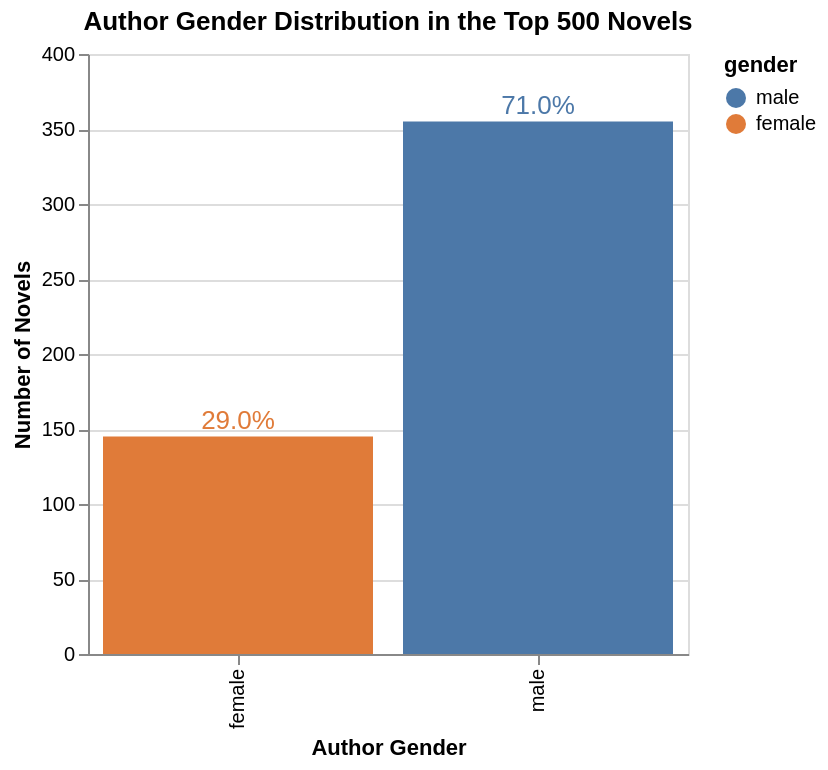

The notebook cell this image was saved under:
### Markdown cell above
## Section 3: Gender Distribution — Who Gets Canonized?

We now turn to author gender. Research consistently shows that female authors are underrepresented in literary canons. We examine how the gender gap varies across individual language traditions represented 
in the Top 500.

### Code cell
# Overall gender distribution
gender_counts = top_novels_df['author_gender'].value_counts().reset_index()
gender_counts.columns = ['gender', 'count']
total = gender_counts['count'].sum()
gender_counts['percentage'] = (gender_counts['count'] / total * 100).round(1)
gender_counts['label'] = gender_counts['percentage'].astype(str) + '%'

chart_gender = alt.Chart(gender_counts).mark_bar().encode(
    x=alt.X('gender:N', title='Author Gender'),
    y=alt.Y('count:Q', title='Number of Novels'),
    color=alt.Color('gender:N', scale=alt.Scale(
        domain=['male', 'female'],
        range=['#4c78a8', '#e07b39']
    )),
    tooltip=['gender:N', 'count:Q', 'label:N']
).properties(
    title='Author Gender Distribution in the Top 500 Novels',
    width=300,
    height=300
)

text_gender = chart_gender.mark_text(dy=-8, fontSize=13).encode(
    text='label:N'
)

(chart_gender + text_gender)

### Figure 1 — Vega-Lite specification as saved in the notebook (floating-point values rounded to 4 significant figures)
{"config": {"view": {"continuousWidth": 300, "continuousHeight": 300}}, "layer": [{"mark": {"type": "bar"}, "encoding": {"color": {"field": "gender", "scale": {"domain": ["male", "female"], "range": ["#4c78a8", "#e07b39"]}, "type": "nominal"}, "tooltip": [{"field": "gender", "type": "nominal"}, {"field": "count", "type": "quantitative"}, {"field": "label", "type": "nominal"}], "x": {"field": "gender", "title": "Author Gender", "type": "nominal"}, "y": {"field": "count", "title": "Number of Novels", "type": "quantitative"}}, "title": "Author Gender Distribution in the Top 500 Novels"}, {"mark": {"type": "text", "dy": -8, "fontSize": 13}, "encoding": {"color": {"field": "gender", "scale": {"domain": ["male", "female"], "range": ["#4c78a8", "#e07b39"]}, "type": "nominal"}, "text": {"field": "label", "type": "nominal"}, "tooltip": [{"field": "gender", "type": "nominal"}, {"field": "count", "type": "quantitative"}, {"field": "label", "type": "nominal"}], "x": {"field": "gender", "title": "Author Gender", "type": "nominal"}, "y": {"field": "count", "title": "Number of Novels", "type": "quantitative"}}, "title": "Author Gender Distribution in the Top 500 Novels"}], "data": {"name": "data-1663070bd80a23dab814a4779b7a1598"}, "height": 300, "width": 300, "$schema": "https://vega.github.io/schema/vega-lite/v6.1.0.json", "datasets": {"data-1663070bd80a23dab814a4779b7a1598": [{"gender": "male", "count": 355, "percentage": 71.0, "label": "71.0%"}, {"gender": "female", "count": 145, "percentage": 29.0, "label": "29.0%"}]}}
